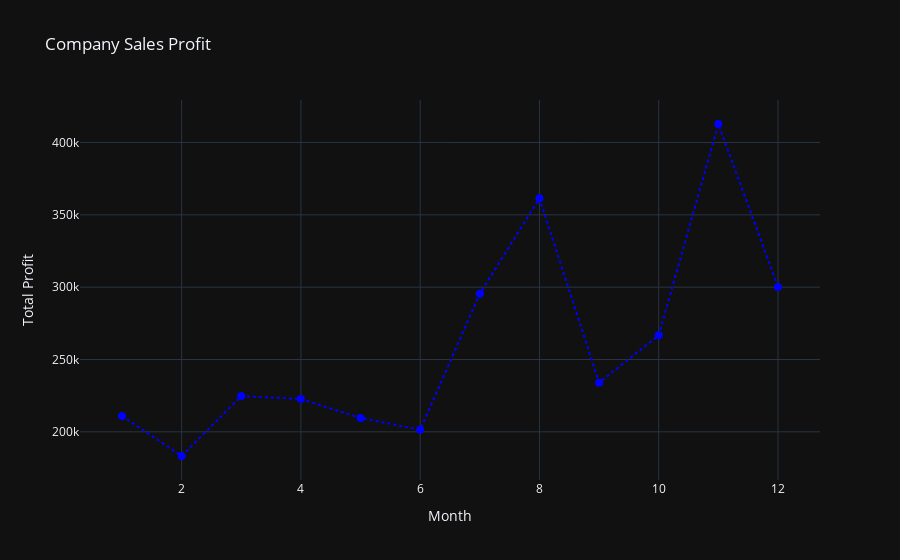

The notebook cell saved with this chart:
### Code cell
import plotly.graph_objects as go
fig_profit = go.Figure()
fig_profit.add_trace(go.Scatter(
    x=df['month_number'], 
    y=df['total_profit'], 
    mode='lines+markers', 
    name='Month on Month Profit',
    line=dict(color='blue', dash='dot'),
    marker=dict(symbol='circle', size=8)
))
fig_profit.update_layout(
    title='Company Sales Profit',
    xaxis_title='Month',
    yaxis_title='Total Profit',
    legend=dict(x=0.1, y=1.1, orientation='h'),
    template='plotly_dark'
)
fig_profit.show()

### Figure 1 — Plotly figure (JSON) as saved in the notebook; plotly's stock layout.template omitted (floating-point values rounded to 4 significant figures)
{"data": [{"line": {"color": "blue", "dash": "dot"}, "marker": {"size": 8, "symbol": "circle"}, "mode": "lines+markers", "name": "Month on Month Profit", "type": "scatter", "x": [1, 2, 3, 4, 5, 6, 7, 8, 9, 10, 11, 12], "y": [211000, 183300, 224700, 222700, 209600, 201400, 295500, 361400, 234000, 266700, 412800, 300200]}], "layout": {"legend": {"orientation": "h", "x": 0.1, "y": 1.1}, "title": {"text": "Company Sales Profit"}, "xaxis": {"title": {"text": "Month"}}, "yaxis": {"title": {"text": "Total Profit"}}}}
